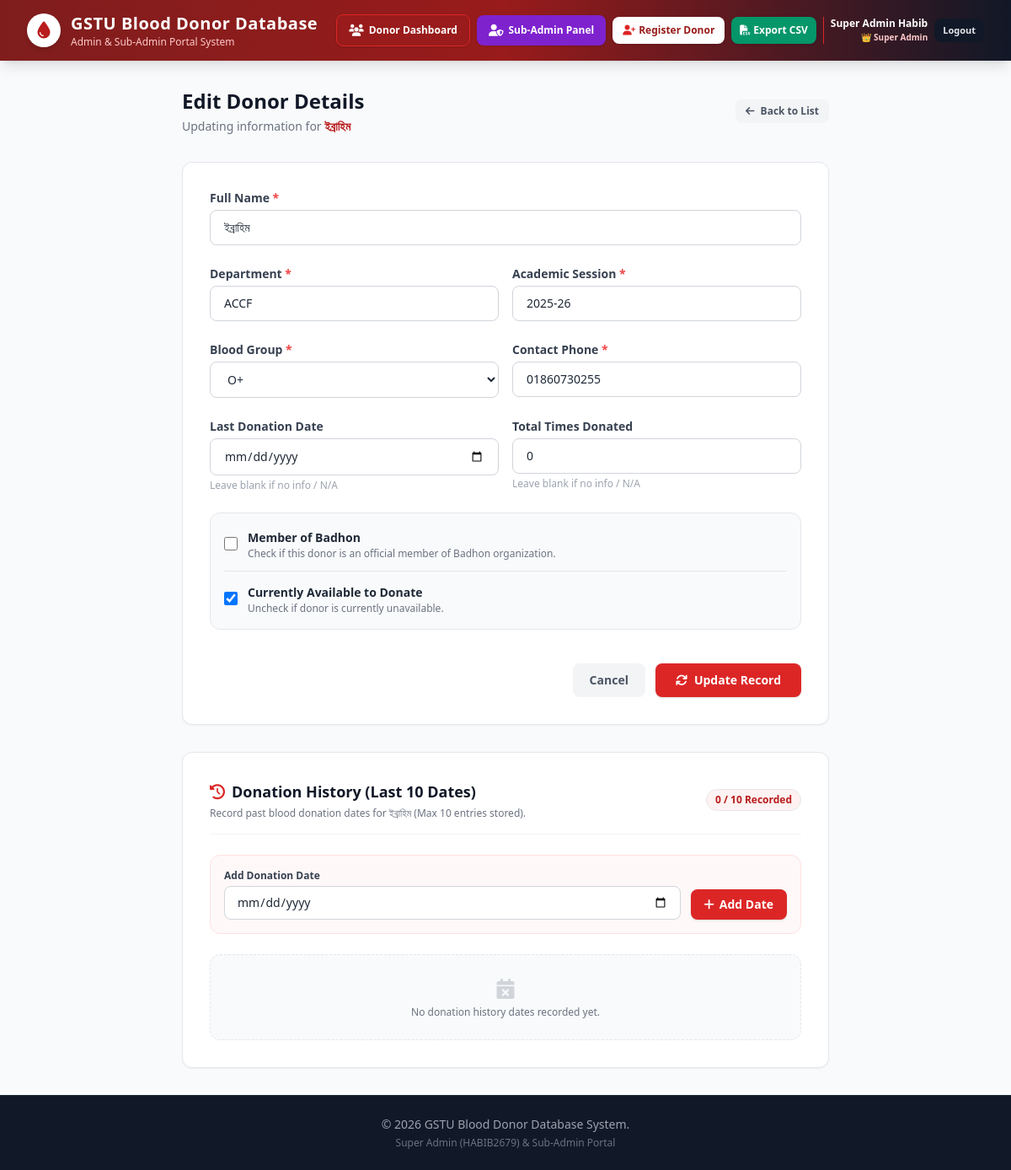
Page /donor/59/edit (signed in) on the earlier database version.
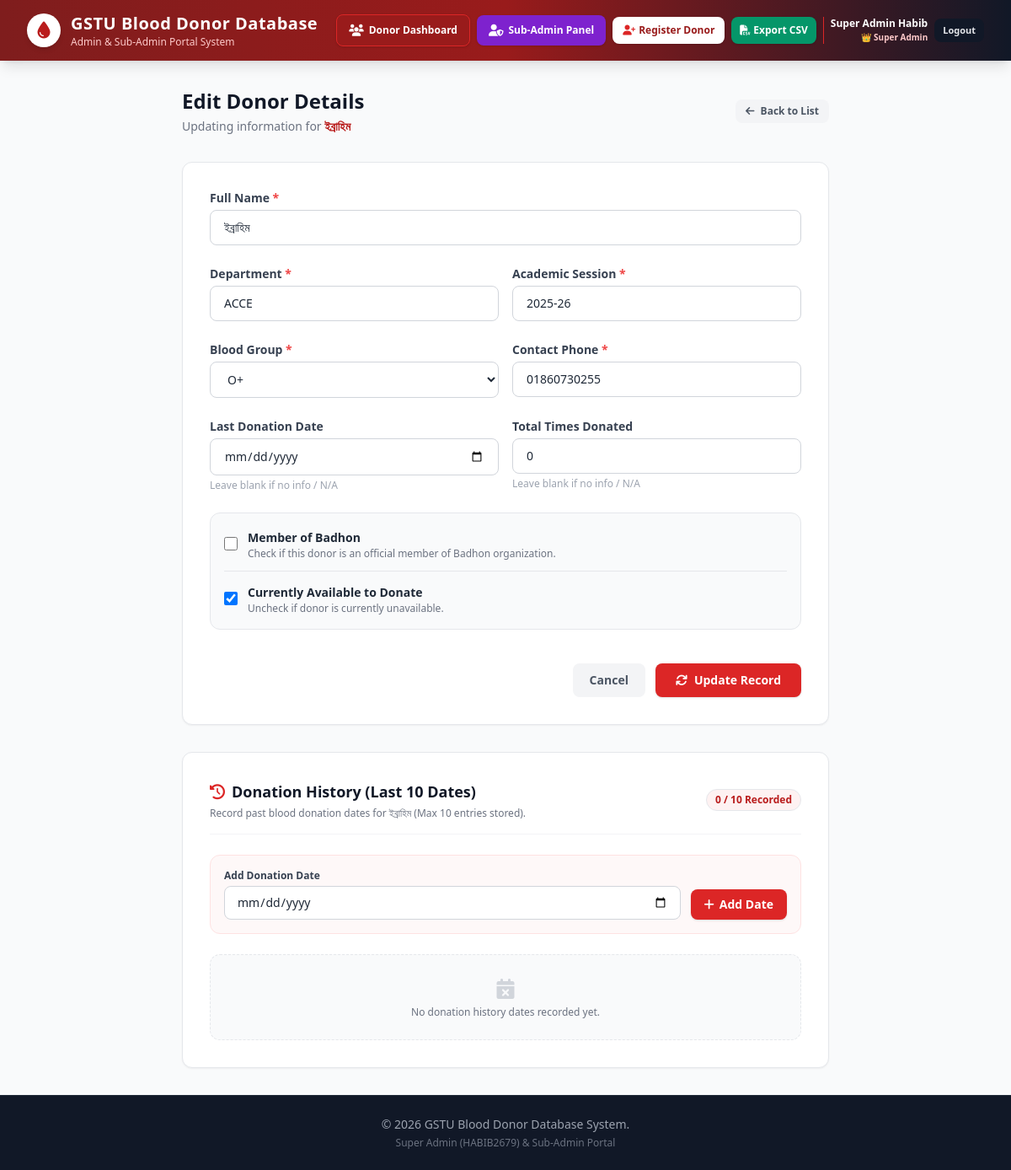
Same page on the later database version.
### tables this page shows
CREATE TABLE donors (
            id INTEGER PRIMARY KEY AUTOINCREMENT,
            name TEXT NOT NULL,
            department TEXT NOT NULL,
            session TEXT NOT NULL,
            blood_group TEXT NOT NULL,
            phone TEXT NOT NULL,
            last_donation_date TEXT,
            total_donations INTEGER DEFAULT 0,
            is_badhon_member INTEGER DEFAULT 0,
            is_available INTEGER DEFAULT 1,
            created_at TEXT DEFAULT CURRENT_TIMESTAMP
        );

### app.py (the view, shortened to what this page needs)
@app.route('/donor/<int:id>/edit', methods=['GET', 'POST'])
@role_required(['admin', 'subadmin'])
def edit_donor(id):
    donor = database.get_donor(id)
    if not donor:
        flash('Donor not found.', 'error')
        return redirect(url_for('index'))
    history = database.get_donation_history(id)
    return render_template('edit.html', donor=donor, history=history, blood_groups=BLOOD_GROUPS)

### app.py (called while the page is built)
@app.context_processor
def inject_user():
    return dict(current_user=session.get('user'))

def role_required(allowed_roles):
    def decorator(f):
        @wraps(f)
        def decorated_function(*args, **kwargs):
            user = session.get('user')
            if not user:
                flash('Please log in as Admin or Sub-Admin to access the portal.', 'warning')
                return redirect(url_for('login'))
            if user.get('role') not in allowed_roles:
                flash('Access denied. You do not have permission for this action.', 'error')
                return redirect(url_for('index'))
            return f(*args, **kwargs)
        return decorated_function
    return decorator

### database.py (called while the page is built)
def get_db():
    conn = sqlite3.connect(DB_NAME)
    conn.row_factory = sqlite3.Row
    return conn

def get_donor(donor_id):
    conn = get_db()
    cursor = conn.cursor()
    cursor.execute("SELECT * FROM donors WHERE id = ?", (donor_id,))
    donor = cursor.fetchone()
    conn.close()
    return donor

### templates/edit.html (shortened to what the changed rows need)
{% extends "base.html" %}
{% block content %}
<div class="max-w-3xl mx-auto space-y-8">
    <div class="flex items-center justify-between">
        <div>
            <h2 class="text-2xl font-bold text-gray-900">Edit Donor Details</h2>
            <p class="text-sm text-gray-500 mt-1">Updating information for <span class="font-semibold text-brand-700">{{ donor.name }}</span></p>
        </div>
    </div>
    <div class="bg-white rounded-xl shadow-sm border border-gray-200 p-6 md:p-8">
        <form method="POST" action="{{ url_for('edit_donor', id=donor.id) }}" class="space-y-6">
            <div>
                <label class="block text-sm font-semibold text-gray-700 mb-1">Full Name <span class="text-red-500">*</span></label>
                <input type="text" name="name" value="{{ donor.name }}" required
                       class="w-full px-4 py-2.5 text-sm border border-gray-300 rounded-lg focus:outline-none focus:ring-2 focus:ring-brand-500">
            </div>
            <div class="grid grid-cols-1 md:grid-cols-2 gap-4">
                <div>
                    <label class="block text-sm font-semibold text-gray-700 mb-1">Department <span class="text-red-500">*</span></label>
                    <input type="text" name="department" value="{{ donor.department }}" required
                           class="w-full px-4 py-2.5 text-sm border border-gray-300 rounded-lg focus:outline-none focus:ring-2 focus:ring-brand-500">
                </div>
                <div>
                    <label class="block text-sm font-semibold text-gray-700 mb-1">Academic Session <span class="text-red-500">*</span></label>
                    <input type="text" name="session" value="{{ donor.session }}" required
                           class="w-full px-4 py-2.5 text-sm border border-gray-300 rounded-lg focus:outline-none focus:ring-2 focus:ring-brand-500">
                </div>
            </div>
            <div class="grid grid-cols-1 md:grid-cols-2 gap-4">
                <div>
                    <label class="block text-sm font-semibold text-gray-700 mb-1">Blood Group <span class="text-red-500">*</span></label>
                    <select name="blood_group" required class="w-full px-4 py-2.5 text-sm border border-gray-300 rounded-lg focus:outline-none focus:ring-2 focus:ring-brand-500 bg-white">
                        {% for bg in blood_groups %}
                            <option value="{{ bg }}" {% if donor.blood_group == bg %}selected{% endif %}>{{ bg }}</option>
                        {% endfor %}
                    </select>
                </div>
                <div>
                    <label class="block text-sm font-semibold text-gray-700 mb-1">Contact Phone <span class="text-red-500">*</span></label>
                    <input type="tel" name="phone" value="{{ donor.phone }}" required
                           class="w-full px-4 py-2.5 text-sm border border-gray-300 rounded-lg focus:outline-none focus:ring-2 focus:ring-brand-500">
                </div>
            </div>
            <div class="grid grid-cols-1 md:grid-cols-2 gap-4">
                <div>
                    <label class="block text-sm font-semibold text-gray-700 mb-1">Total Times Donated</label>
                    <input type="number" name="total_donations" value="{% if donor.total_donations is not none and donor.total_donations != '' %}{{ donor.total_donations }}{% endif %}" min="0" placeholder="Leave blank for N/A"
                           class="w-full px-4 py-2.5 text-sm border border-gray-300 rounded-lg focus:outline-none focus:ring-2 focus:ring-brand-500">
                    <p class="text-xs text-gray-400 mt-1">Leave blank if no info / N/A</p>
                </div>
            </div>
            <div class="bg-gray-50 p-4 rounded-xl space-y-3 border border-gray-200">
                <label class="flex items-center space-x-3 cursor-pointer">
                    <input type="checkbox" name="is_badhon_member" value="1" {% if donor.is_badhon_member %}checked{% endif %} class="w-4 h-4 text-purple-600 rounded focus:ring-purple-500">
                    <div>
                        <span class="text-sm font-bold text-gray-800">Member of Badhon</span>
                        <p class="text-xs text-gray-500">Check if this donor is an official member of Badhon organization.</p>
                    </div>
                </label>
                <label class="flex items-center space-x-3 cursor-pointer">
                    <input type="checkbox" name="is_available" value="1" {% if donor.is_available %}checked{% endif %} class="w-4 h-4 text-emerald-600 rounded focus:ring-emerald-500">
                    <div>
                        <span class="text-sm font-bold text-gray-800">Currently Available to Donate</span>
                        <p class="text-xs text-gray-500">Uncheck if donor is currently unavailable.</p>
                    </div>
                </label>
            </div>
        </form>
    </div>
    <div class="bg-white rounded-xl shadow-sm border border-gray-200 p-6 md:p-8">
        <div class="flex items-center justify-between mb-6 pb-4 border-b border-gray-100">
            <div>
                <h3 class="text-lg font-bold text-gray-900 flex items-center space-x-2">
                    <i class="fa-solid fa-clock-rotate-left text-brand-600"></i>
                    <span>Donation History (Last 10 Dates)</span>
                </h3>
                <p class="text-xs text-gray-500 mt-1">Record past blood donation dates for {{ donor.name }} (Max 10 entries stored).</p>
            </div>
        </div>
    </div>
</div>
{% endblock %}

Differences in the rows shown:
changed donors "ইব্রাহিম": department "ACCF" → "ACCE"
